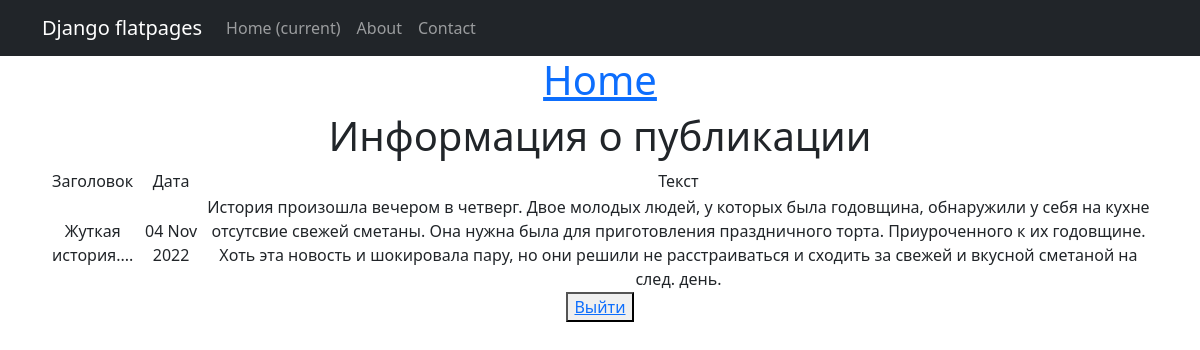
Page /11 (signed in) on the committed database.
### NewsApp/models.py (models this page shows, shortened)
class Post(models.Model):
    article = 'AR'
    news = 'NE'
    TYPE = [
    (article, 'статья'),
    (news, 'новость')]
    author_post = models.ForeignKey(Author, on_delete=models.CASCADE)
    type_post = models.CharField(max_length=2, choices=TYPE, default=article)
    date_time_post = models.DateTimeField(auto_now_add=True)
    categories_post = models.ManyToManyField(Category, through='PostCategory')
    title_post = models.CharField(max_length=250)
    text_post = models.TextField()
    rating_post = models.FloatField(default=0.0)

### NewsApp/views.py (the view)
# urls.py: path('<int:pk>', PostDetail.as_view(), name='post_detail'),
class PostDetail(LoginRequiredMixin, DetailView):
    model = Post
    template_name = 'post.html'
    context_object_name = 'post'

### NewsApp/templatetags/custom_filters.py (called while the page is built)
@register.filter()
def censor(value):
    for word in words:
        value = value.replace(word, '***')
    return value

### templates/post.html (shortened to what this page needs)
{% extends 'flatpages/default.html' %}
{% load custom_filters %}
{% block content %}
<h1>Информация о публикации</h1>
<table>
    <tr>
        <td>Заголовок</td>
        <td>Дата</td>
        <td>Текст</td>
    </tr>
    <tr>
        <td>{{ post.title_post|censor }}</td>
        <td>{{ post.date_time_post|date:'d M Y'  }}</td>
        <td>{{ post.text_post|censor }}</td>
    </tr>
</table>
<button> <a href="sign/logout/">Выйти</a> </button>
{% endblock content %}

### rows in the picture
Post: title_post|censor "Жуткая история....", date_time_post "04 Nov 2022", text_post|censor "История произошла вечером в четверг. Двое молодых людей, у которых была годовщина, обнаружили у себя на кухне отсутсвие свежей сметаны. Она нужна была для приготовления праздничного торта. Приуроченного к их годовщине. Хоть эта новость и шокировала пару, но они решили не расстраиваться и сходить за свежей и вкусной сметаной на след. день."
